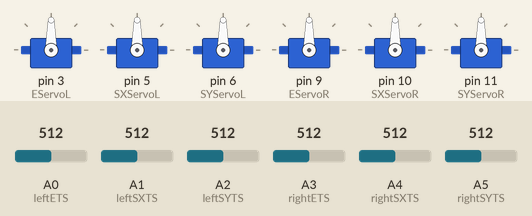
Bench run of a sketch on a simulated Arduino Uno, built with avr-gcc and run on an emulated ATmega328P. On the bench: 6 × servo. The test bench sets the inputs (shaded band); at power-on: A0 (leftETS) = 512, A1 (leftSXTS) = 512, A2 (leftSYTS) = 512, A3 (rightETS) = 512, A4 (rightSXTS) = 512, A5 (rightSYTS) = 512.

Above: at 1.2 s.
1.3 s: A0 (leftETS) set to 716
At 2.2 s:
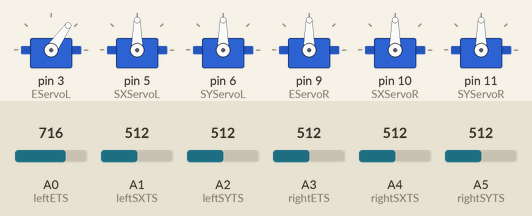
2.8 s: A1 (leftSXTS) set to 716
At 4.0 s:
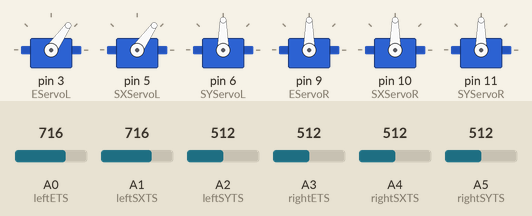
4.3 s: A2 (leftSYTS) set to 716
At 4.9 s:
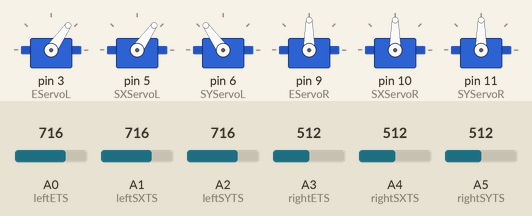
5.8 s: A3 (rightETS) set to 716
At 6.7 s:
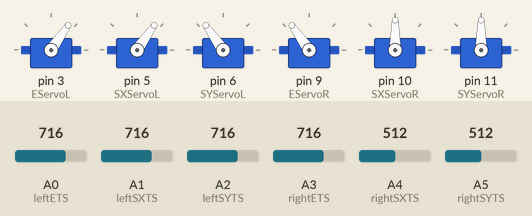
7.3 s: A4 (rightSXTS) set to 716
At 8.5 s:
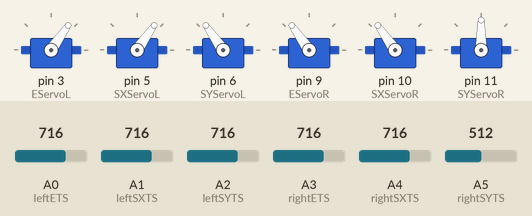
8.8 s: A5 (rightSYTS) set to 716
At 9.2 s:
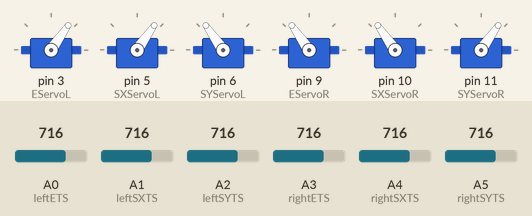
Timing chart, 0 to 11.3 s (numbered marks = the images above; inputs shaded):
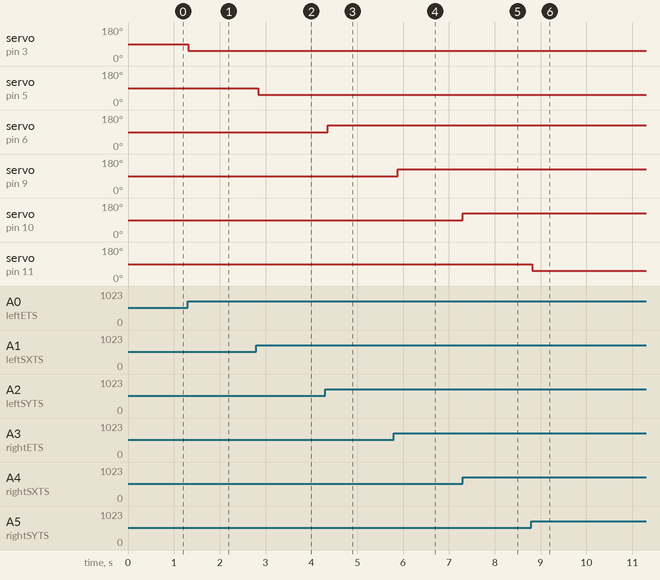

Measured:
- after the input at 1.3 s, servo on pin 3 (EServoL): 90° → 55° at once
- after the input at 2.8 s, servo on pin 5 (SXServoL): 90° → 55° at once
- after the input at 4.3 s, servo on pin 6 (SYServoL): 90° → 125° after 0.06 s
- after the input at 5.8 s, servo on pin 9 (EServoR): 90° → 125° after 0.08 s
- after the input at 7.3 s, servo on pin 10 (SXServoR): 90° → 125° at once
- after the input at 8.8 s, servo on pin 11 (SYServoR): 90° → 55° at once

The sketch:

TeleOperation_Using_ThumbStick.ino
```cpp
#include<Servo.h>

#define leftETS A0
#define leftSXTS A1
#define leftSYTS A2
#define rightETS A3
#define rightSXTS A4
#define rightSYTS A5

Servo EServoL,SXServoL,SYServoL,EServoR,SXServoR,SYServoR;

void setup() {
  // put your setup code here, to run once:
pinMode(leftETS,INPUT);
pinMode(leftSXTS,INPUT);
pinMode(leftSYTS,INPUT);
pinMode(rightETS,INPUT);
pinMode(rightSXTS,INPUT);
pinMode(rightSYTS,INPUT);

EServoL.attach(3);
SXServoL.attach(5);
SYServoL.attach(6);
EServoR.attach(9);
SXServoR.attach(10);
SYServoR.attach(11);
}

void loop() {
  // put your main code here, to run repeatedly:
EServoL.write(map(analogRead(leftETS),0,1023,180,0));
SXServoL.write(map(analogRead(leftSXTS),0,1023,180,0));
SYServoL.write(map(analogRead(leftSYTS),0,1023,0,180));
EServoR.write(map(analogRead(rightETS),0,1023,0,180));
SXServoR.write(map(analogRead(rightSXTS),0,1023,0,180));
SYServoR.write(map(analogRead(rightSYTS),0,1023,180,0));
delay(100);
}
```
